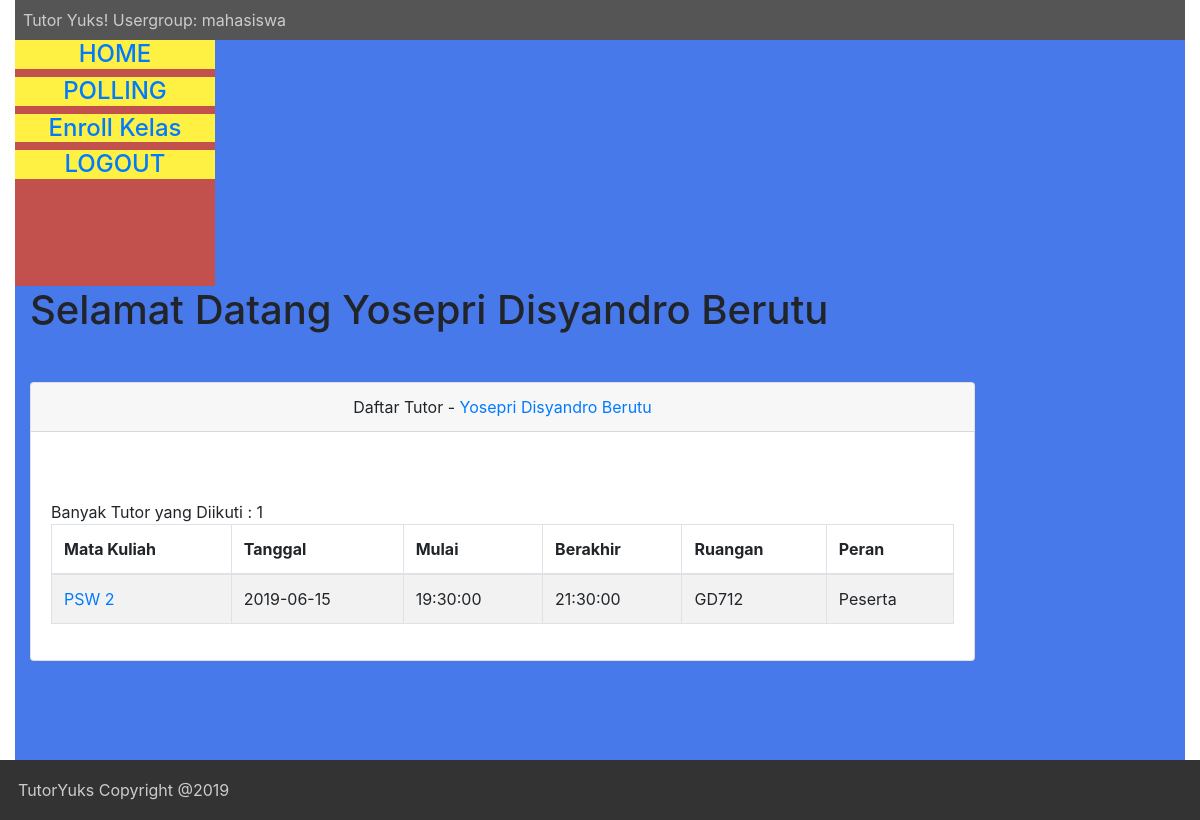
/mahasiswa/index.php (signed in), run on the app's committed database.
### tables this page shows
CREATE TABLE `kelas_mahasiswa` (
  `kelas_id` int(11) NOT NULL,
  `mahasiswa_id` int(11) NOT NULL,
  `status` int(11) DEFAULT '0',
  `role` char(10) DEFAULT 'Peserta',
  PRIMARY KEY (`kelas_id`,`mahasiswa_id`)
);

CREATE TABLE `kelas` (
  `id` int(10) unsigned NOT NULL AUTO_INCREMENT,
  `matkul` varchar(50) DEFAULT NULL,
  `prodi` varchar(50) DEFAULT NULL,
  `tanggal` date DEFAULT NULL,
  `ruangan` varchar(50) DEFAULT NULL,
  `waktu_mulai` time DEFAULT NULL,
  `waktu_selesai` time DEFAULT NULL,
  `expired` date DEFAULT NULL,
  `angkatan` varchar(50) DEFAULT NULL,
  `status_tutor` int(1) DEFAULT '0',
  `last_updated` timestamp NULL DEFAULT NULL,
  `status_expired` int(1) DEFAULT '0',
  PRIMARY KEY (`id`)
);

### mahasiswa/proses/function/functions.php (called while the page is built, shortened)
<?php
	$conn = mysqli_connect(DB_HOST, DB_USER, DB_PASS, DB_NAME);
	function exeQuery($query){
		global $conn;
		$stat = mysqli_query($conn, $query);
		return $stat;
	}
	function getTutor($id)
	{
		$sql = "SELECT k.id as id, k.matkul AS matkul, k.tanggal AS tanggal, k.waktu_mulai AS mulai, k.waktu_selesai AS selesai, k.ruangan AS ruangan, m.role AS role, k.status_tutor as status
 			FROM kelas_mahasiswa m
 			INNER JOIN kelas k
 			ON k.id=m.kelas_id
 			WHERE m.mahasiswa_id=$id AND m.status=1";
 		$query = exeQuery($sql);
 		return $query;
	}

### mahasiswa/index.php (the view, shortened to what this page needs)
<?php
require_once "header.php";
require_once "proses/function/functions.php";
?>
<div class="col-md-10">
	<h1>Selamat Datang <?=$_SESSION['nama'] ?></h1>
	 <div class="card mt-5">
                <div class="card-header text-center">
                    Daftar Tutor - <a href="#" target="_blank"><?=$_SESSION['nama']?></a>
                </div>
                <div class="card-body">
                    <br/>
                    <br/>
                    <table class="table table-bordered table-hover table-striped">
                        <thead>
                            <tr>
                                <th>Mata Kuliah</th>
                                <th>Tanggal</th>
                                <th>Mulai</th>
                                <th>Berakhir</th>
                                <th>Ruangan</th>
                                <th>Peran</th>
                            </tr>
                        </thead>
                        <?php
                        	$tutor = getTutor($_SESSION['id']); $count=0;
                        	while ($data = mysqli_fetch_array($tutor, MYSQLI_ASSOC)) {
                                if ($data['status'] == 1) {
                        ?>
                        <tbody>
                            <tr>
                                <td><a href="detailtutor.php?id=<?=$data['id']?>"><?=$data['matkul']?></td></a>
                                <td><?=$data['tanggal']?></td>
                                <td><?=$data['mulai']?></td>
                                <td><?=$data['selesai']?></td>
                                <td><?=$data['ruangan']?></td>
                                <td><?=$data['role']?></td>
                            </tr>
                        </tbody>
                        <?php
                    	}
                        }
                        ?>
                    </table>
                </div>
            </div>
        </div>
	  				</div>
</div>
<?php
require_once "footer.php";
?>

### data on the page
kelas_mahasiswa: kelas.matkul "PSW 2", kelas.tanggal "2019-06-15", kelas.waktu_mulai "19:30:00", kelas.waktu_selesai "21:30:00", kelas.ruangan "GD712", role "Peserta"

### other printed values
$_SESSION['role'] "mahasiswa"
$_SESSION['nama'] "Yosepri Disyandro Berutu"
